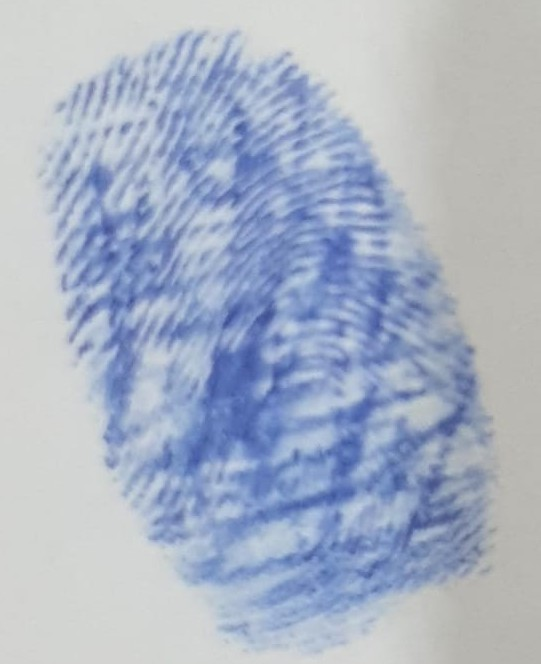
#> input picture uploads/WhatsApp Image 2026-02-05 at 6.04.41 PM.jpeg, 541 x 664 px
$ python -i processor.py   (imports and definitions only)   (older library calls are emulated)
#> lines starting #> are read from the running program, lines starting #| are printed output that depends on the picture; after the words box and inside, x2 and y2 are one past the last pixel; in counts of white or black regions, pixels touching at a corner belong together
import cv2 # pyre-ignore-all-errors
import numpy as np # pyre-ignore-all-errors
import hashlib
from skimage.feature import graycomatrix, graycoprops # pyre-ignore-all-errors

def extract_glcm_features(image_path):
    """
    Extracts GLCM texture features from a fingerprint image.
    """
    # Load image in grayscale
    image = cv2.imread(image_path, cv2.IMREAD_GRAYSCALE)
    if image is None:
        raise ValueError("Could not read image")

    # Resize for consistency
    image = cv2.resize(image, (256, 256))

    # Calculate GLCM
    # Distances = 1, 3, 5 pixels
    # Angles = 0, 45, 90, 135 degrees
    distances = [1, 3, 5]
    angles = [0, np.pi/4, np.pi/2, 3*np.pi/4]

    glcm = graycomatrix(image,
                        distances=distances,
                        angles=angles,
                        levels=256,
                        symmetric=True,
                        normed=True)

    # Extract properties
    properties = ['contrast', 'dissimilarity', 'homogeneity', 'energy', 'correlation']

    features = []
    for prop in properties:
        stats = graycoprops(glcm, prop)
        # We can take the mean across all distances and angles to simplify the feature vector
        features.append(np.mean(stats))
        # Or add individual values (3 distances * 4 angles = 12 values per property)
        # features.extend(stats.flatten())

    return np.array(features)

def analyze_fingerprint_texture(image_path):
    """
    Analyzes the physical characteristics of the fingerprint (Ridge Density & Signature).
    """
    image = cv2.imread(image_path, cv2.IMREAD_GRAYSCALE)
    if image is None:
        raise ValueError("Could not read image")

    # Pre-process: Thresholding to isolate ridges
    image = cv2.resize(image, (512, 512))
    blurred = cv2.GaussianBlur(image, (5, 5), 0)
    thresh = cv2.adaptiveThreshold(blurred, 255, cv2.ADAPTIVE_THRESH_GAUSSIAN_C, cv2.THRESH_BINARY_INV, 11, 2)

    # 1. Ridge Density (Frequency of transitions)
    # We sample a central area to avoid background noise
    h, w = thresh.shape
    sample = thresh[h//4:3*h//4, w//4:3*w//4]

    # Count black-to-white transitions in the sample
    horizontal_transitions = np.sum(np.diff(sample.astype(int), axis=1) != 0) / (sample.shape[0] * sample.shape[1])
    vertical_transitions = np.sum(np.diff(sample.astype(int), axis=0) != 0) / (sample.shape[0] * sample.shape[1])

    ridge_density = (horizontal_transitions + vertical_transitions) / 2

    # 2. Pattern Complexity (Harris Corners as Minutiae Proxy)
    dst = cv2.cornerHarris(sample, 2, 3, 0.04)
    minutiae_density = np.sum(dst > 0.01 * dst.max()) / sample.size

    # 3. Stable Signature (Hashing)
    # We use a downsampled version of the thresholded image for a stable hash
    small = cv2.resize(thresh, (32, 32), interpolation=cv2.INTER_AREA)
    signature = hashlib.md5(small.tobytes()).hexdigest()

    return {
        "ridge_density": ridge_density,
        "minutiae_density": minutiae_density,
        "signature": signature
    }

def is_valid_fingerprint(image_path):
    """
    Validates if the image contains a fingerprint pattern by checking
    structural stability under blurring (Texture vs Noise).
    """
    image = cv2.imread(image_path, cv2.IMREAD_GRAYSCALE)
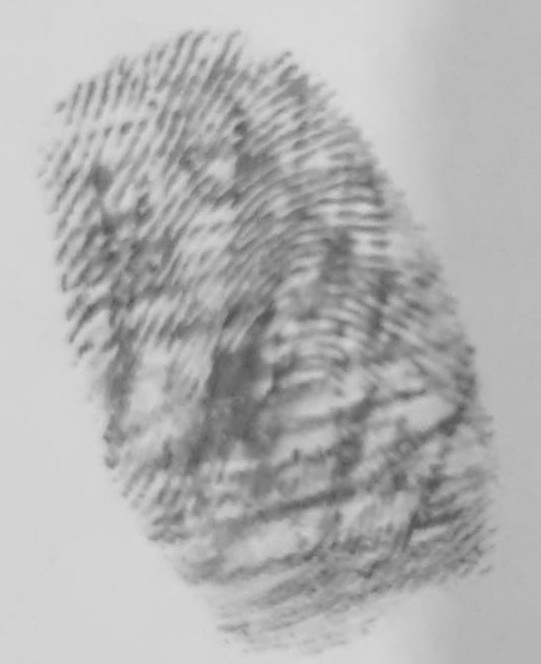
#> image: shape (664, 541); min 83, max 219, mean 178
    if image is None:
        return False, "Could not read image"

    img = cv2.resize(image, (512, 512))
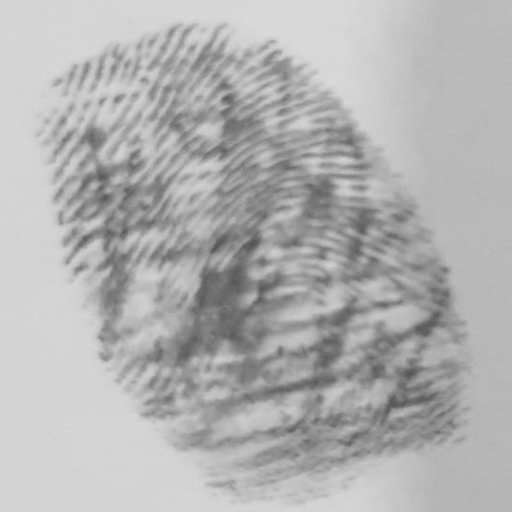
#> img: shape (512, 512); min 84, max 218, mean 177.9

    # 1. Base Variance (reject blank/flat images)
    var_orig = np.var(img)
#> var_orig = 855.9
    if var_orig < 200:
        return False, "Image lacks sufficient detail or contrast"

    # 2. Blur Stability Test (Fingerprints have low-freq structure, noise does not)
    # When blurred, fingerprints retain their ridge structure (high variance)
    # White noise averages out to gray (low variance)
    blurred = cv2.GaussianBlur(img, (15, 15), 0)
    var_blur = np.var(blurred)
#> var_blur = 776.3
    ratio = var_blur / var_orig
#> ratio = 0.907

    if ratio < 0.05:
        return False, "Image appears to be noise or lacks biometric structure"

    # 3. Ridge Frequency Validation
    try:
        texture = analyze_fingerprint_texture(image_path)
#> in analyze_fingerprint_texture, `thresh = cv2.adaptiveThreshold(blurred, 255, cv2.ADAPTIVE_THRESH_GAUSS..`:
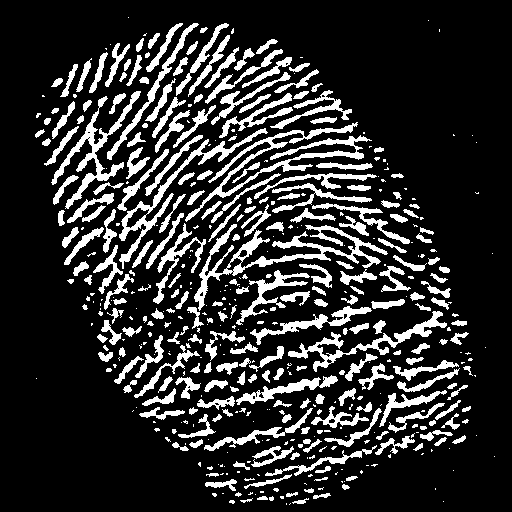
#> thresh: shape (512, 512); 18.3% white; 481 white regions (233 under 20 px), largest, box (x1, y1, x2, y2) and area: (194, 224, 388, 311) 2709, (185, 122, 372, 222) 2443, (119, 128, 268, 269) 1695
#> in analyze_fingerprint_texture, `sample = thresh[h//4:3*h//4, w//4:3*w//4]`:
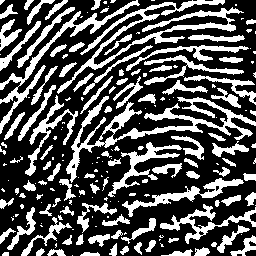
#> sample: shape (256, 256); 33% white; 194 white regions (93 under 20 px), largest, box (x1, y1, x2, y2) and area: (66, 96, 256, 183) 2695, (57, 0, 244, 94) 2403, (0, 0, 140, 134) 1478
#> in analyze_fingerprint_texture, `horizontal_transitions = np.sum(np.diff(sample.astype(int), axis=1) !=..`: horizontal_transitions = 0.1
#> in analyze_fingerprint_texture, `vertical_transitions = np.sum(np.diff(sample.astype(int), axis=0) != 0..`: vertical_transitions = 0.133
#> in analyze_fingerprint_texture, `ridge_density = (horizontal_transitions + vertical_transitions) / 2`: ridge_density = 0.116
#> in analyze_fingerprint_texture, `dst = cv2.cornerHarris(sample, 2, 3, 0.04)`:
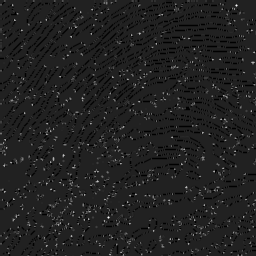
#> dst: shape (256, 256) float32; min -0.04, max 0.266, mean 0.000131; drawn with min black and max white
#> in analyze_fingerprint_texture, `minutiae_density = np.sum(dst > 0.01 * dst.max()) / sample.size`: minutiae_density = 0.12
#> in analyze_fingerprint_texture, `small = cv2.resize(thresh, (32, 32), interpolation=cv2.INTER_AREA)`:
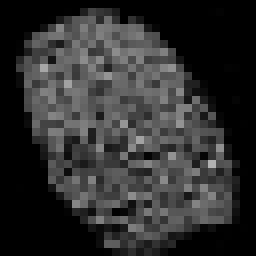
#> small: shape (32, 32) (shown 8 times larger); min 0, max 178, mean 46.8
#> in analyze_fingerprint_texture, `signature = hashlib.md5(small.tobytes()).hexdigest()`: signature = '3f67ad1470ba3246c97dea34d8b45efd'
#> texture = {'ridge_density': 0.116, 'minutiae_density': 0.12, 'signature': '3f67ad1470ba3246c97dea34d8b45efd'}
        # Fingerprints should have a moderate number of transitions
        # Too low = simple shapes, Too high = extreme noise
        if texture["ridge_density"] < 0.05 or texture["ridge_density"] > 0.35:
            return False, "Pattern does not match human fingerprint ridge density"
    except:
        return False, "Biometric analysis failed"

    return True, "Valid fingerprint"

# [3 lines not run here, left out]

>>> result = is_valid_fingerprint('../../uploads/WhatsApp Image 2026-02-05 at 6.04.41 PM.jpeg')

$ run again, on uploads/WhatsApp Image 2026-02-06 at 10.03.19 AM.jpeg
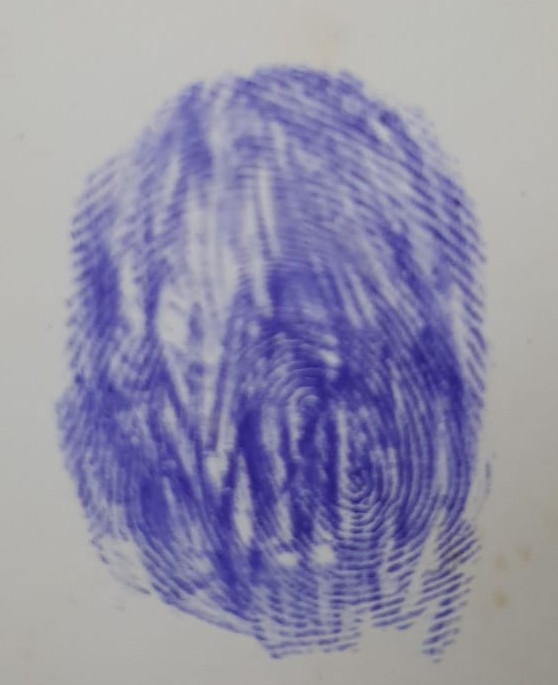
#> input picture uploads/WhatsApp Image 2026-02-06 at 10.03.19 AM.jpeg, 558 x 685 px
#> var_orig = 1320
#> var_blur = 1231.9
#> ratio = 0.933
#> in analyze_fingerprint_texture, `thresh = cv2.adaptiveThreshold(blurred, 255, cv2.ADAPTIVE_THRESH_GAUSS..`:
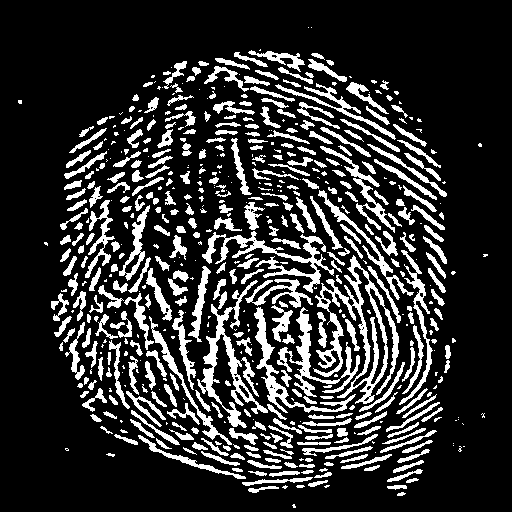
#> thresh: shape (512, 512); 19.2% white; 572 white regions (213 under 20 px), largest, box (x1, y1, x2, y2) and area: (313, 255, 399, 404) 3275, (197, 280, 268, 428) 2033, (202, 231, 334, 293) 1770
#> sample: shape (256, 256); 34.1% white; 243 white regions (107 under 20 px), largest, box (x1, y1, x2, y2) and area: (185, 127, 256, 256) 2121, (74, 103, 206, 165) 1770, (73, 152, 130, 256) 1303
#> horizontal_transitions = 0.123
#> vertical_transitions = 0.127
#> ridge_density = 0.125
#> minutiae_density = 0.145
#> in analyze_fingerprint_texture, `small = cv2.resize(thresh, (32, 32), interpolation=cv2.INTER_AREA)`:
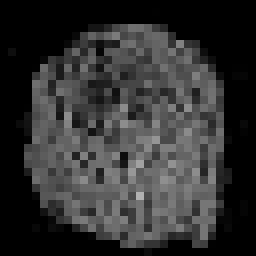
#> small: shape (32, 32) (shown 8 times larger); min 0, max 177, mean 49
#> signature = 'd985085798de0932e4235e228664a46b'
#> texture = {'ridge_density': 0.125, 'minutiae_density': 0.145, 'signature': 'd985085798de0932e4235e228664a46b'}
